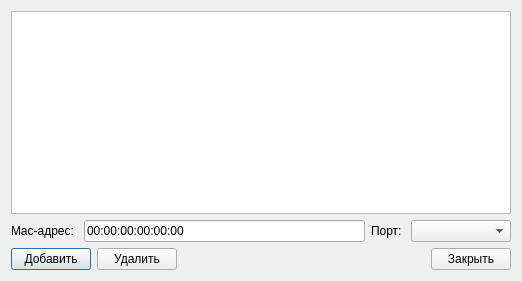
<?xml version="1.0" encoding="UTF-8"?>
<ui version="4.0">
 <class>tableSwitch</class>
 <widget class="QDialog" name="tableSwitch">
  <property name="geometry">
   <rect>
    <x>0</x>
    <y>0</y>
    <width>518</width>
    <height>281</height>
   </rect>
  </property>
  <property name="windowTitle">
   <string>Таблица коммутации</string>
  </property>
  <layout class="QVBoxLayout" name="verticalLayout">
   <item>
    <widget class="QTableView" name="table">
     <property name="minimumSize">
      <size>
       <width>500</width>
       <height>0</height>
      </size>
     </property>
     <property name="editTriggers">
      <set>QAbstractItemView::NoEditTriggers</set>
     </property>
     <property name="selectionMode">
      <enum>QAbstractItemView::SingleSelection</enum>
     </property>
     <property name="selectionBehavior">
      <enum>QAbstractItemView::SelectRows</enum>
     </property>
    </widget>
   </item>
   <item>
    <layout class="QHBoxLayout" name="horizontalLayout_2">
     <item>
      <widget class="QLabel" name="label">
       <property name="text">
        <string>Mac-адрес: </string>
       </property>
      </widget>
     </item>
     <item>
      <widget class="QLineEdit" name="le_macAddress">
       <property name="minimumSize">
        <size>
         <width>200</width>
         <height>0</height>
        </size>
       </property>
       <property name="maximumSize">
        <size>
         <width>16777215</width>
         <height>16777215</height>
        </size>
       </property>
       <property name="inputMask">
        <string>HH:HH:HH:HH:HH:HH;_</string>
       </property>
       <property name="text">
        <string>00:00:00:00:00:00</string>
       </property>
      </widget>
     </item>
     <item>
      <widget class="QLabel" name="label_2">
       <property name="text">
        <string>Порт: </string>
       </property>
      </widget>
     </item>
     <item>
      <widget class="QComboBox" name="cb_port">
       <property name="minimumSize">
        <size>
         <width>100</width>
         <height>0</height>
        </size>
       </property>
      </widget>
     </item>
    </layout>
   </item>
   <item>
    <layout class="QHBoxLayout" name="horizontalLayout">
     <item>
      <widget class="QPushButton" name="btn_add">
       <property name="text">
        <string>Добавить</string>
       </property>
       <property name="icon">
        <iconset resource="../netemul.qrc">
         <normaloff>:/im/images/edit_add.png</normaloff>:/im/images/edit_add.png</iconset>
       </property>
      </widget>
     </item>
     <item>
      <widget class="QPushButton" name="btn_del">
       <property name="text">
        <string>Удалить</string>
       </property>
       <property name="icon">
        <iconset resource="../netemul.qrc">
         <normaloff>:/im/images/edit_remove.png</normaloff>:/im/images/edit_remove.png</iconset>
       </property>
      </widget>
     </item>
     <item>
      <spacer name="horizontalSpacer">
       <property name="orientation">
        <enum>Qt::Horizontal</enum>
       </property>
       <property name="sizeHint" stdset="0">
        <size>
         <width>40</width>
         <height>20</height>
        </size>
       </property>
      </spacer>
     </item>
     <item>
      <widget class="QPushButton" name="btn_cancel">
       <property name="text">
        <string>Закрыть</string>
       </property>
       <property name="icon">
        <iconset resource="../netemul.qrc">
         <normaloff>:/im/images/minus2.png</normaloff>:/im/images/minus2.png</iconset>
       </property>
      </widget>
     </item>
    </layout>
   </item>
  </layout>
 </widget>
 <resources>
  <include location="../netemul.qrc"/>
 </resources>
 <connections>
  <connection>
   <sender>btn_cancel</sender>
   <signal>clicked()</signal>
   <receiver>tableSwitch</receiver>
   <slot>reject()</slot>
   <hints>
    <hint type="sourcelabel">
     <x>450</x>
     <y>257</y>
    </hint>
    <hint type="destinationlabel">
     <x>360</x>
     <y>276</y>
    </hint>
   </hints>
  </connection>
 </connections>
</ui>
